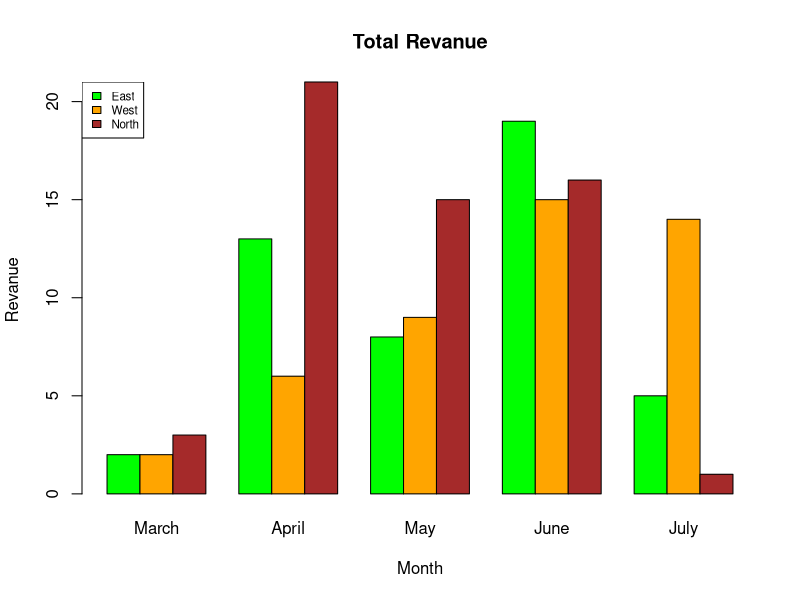

This chart was generated by the following R code:
# ***************************group Bar Chart************************* 

colors=c("green", "orange", "brown")
months<-c("March","April", "May","June","July")
regions <-c("East","West","North")

values <-matrix(c(2,13,8,19,5,2,6,9,15,14,3,21,15,16,1),nrow=3,ncol=5,byrow=TRUE)

barplot(values,main="Total Revanue", names.arg=months,xlab="Month" , ylab="Revanue", col = colors, beside = TRUE)

legend("topleft",regions,cex=0.7,fill=colors)


#********************************Linear Regression *******************************************
#*